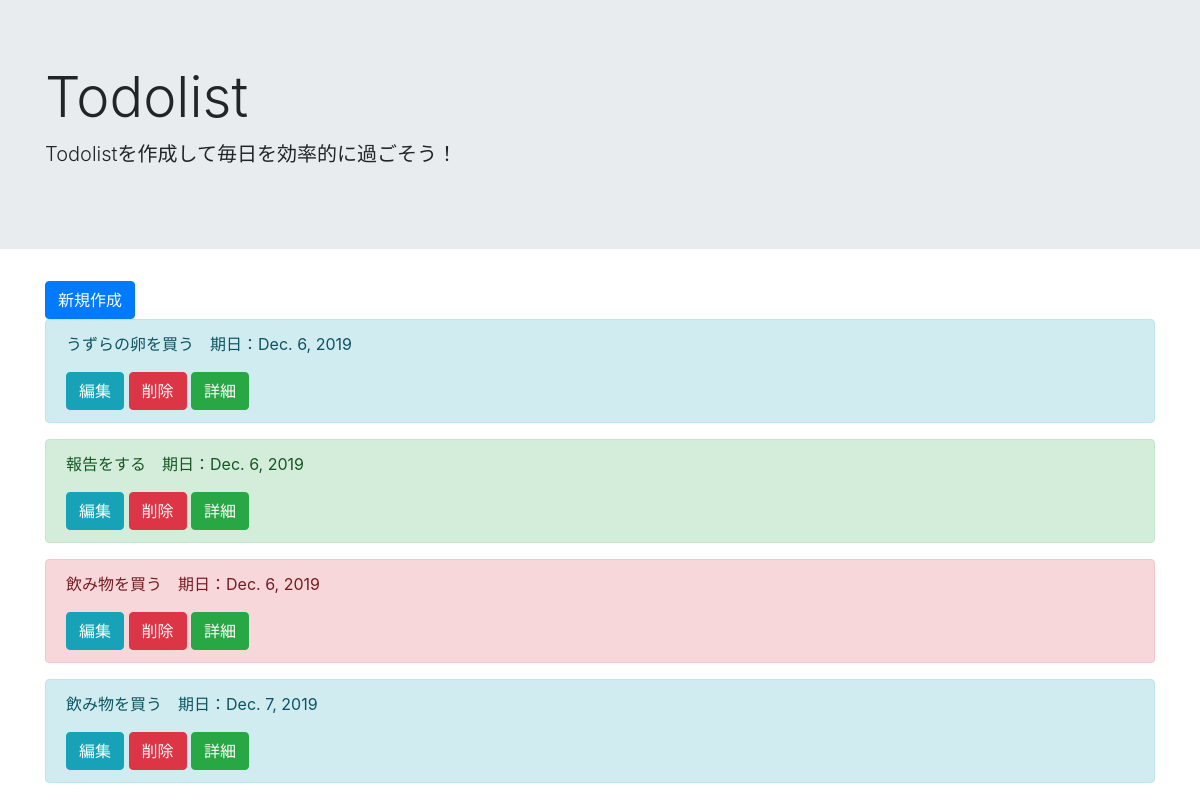
The page /list/ on the database as committed earlier.
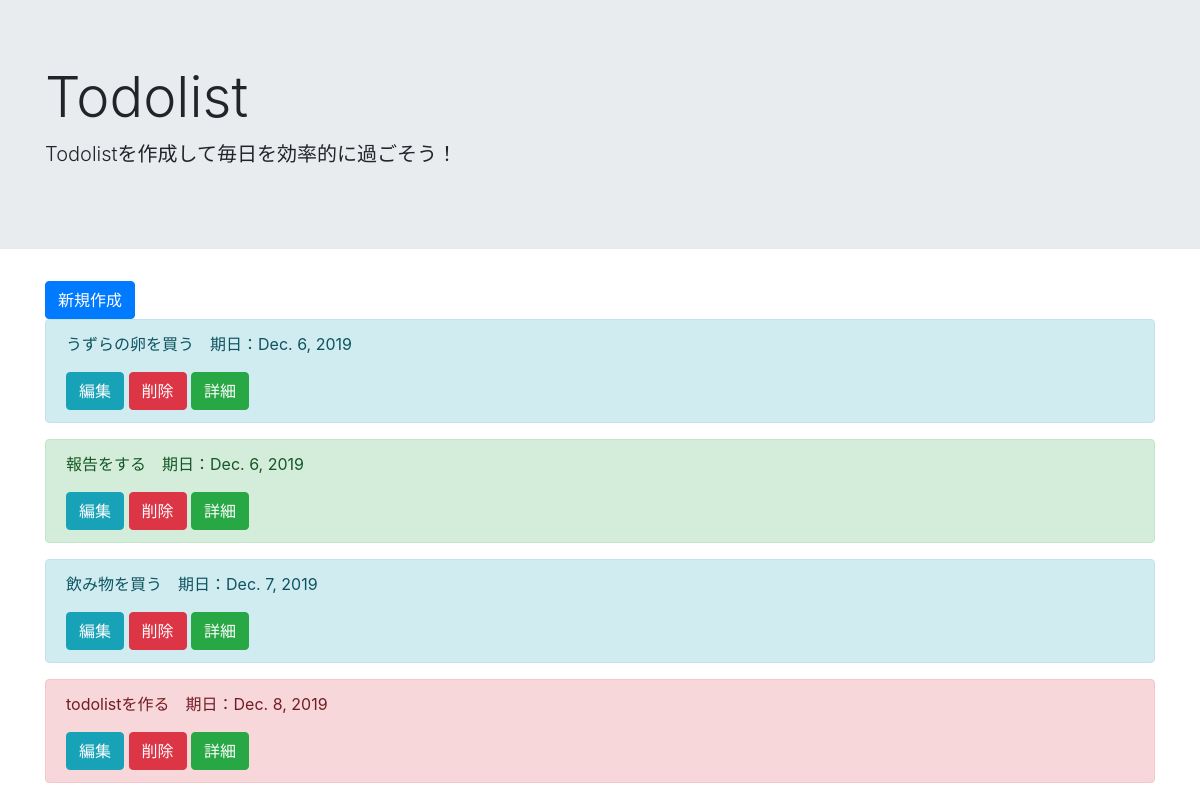
The same page on the database as committed later.
### todo/models.py (models this page shows, shortened)
class TodoModel(models.Model):
    title = models.CharField(max_length = 100)
    memo = models.TextField()
    priority = models.CharField(
        max_length = 50,
        choices = PRIORITY
    )
    duedate = models.DateField()

### todo/views.py (the view)
# urls.py: path('list/', TodoList.as_view(), name = 'list'),
class TodoList(ListView):
    template_name = 'list.html'
    model = TodoModel

### templates/list.html
{% extends 'base.html' %}
{% block header %}
  <div class="jumbotron jumbotron-fluid">
    <div class="container">
      <h1 class="display-4">Todolist</h1>
      <p class="lead">Todolistを作成して毎日を効率的に過ごそう！</p>
    </div>
  </div>
{% endblock header %}
{% block content %}
<div class='container'>
  <a href="{% url 'create' %}" class="btn btn-primary" tabindex="-1" role="button" aria-disabled="true">新規作成</a>
      {% for item in object_list %}
        <div class="alert alert-{{ item.priority }}" role="alert">
          <p>{{ item.title }}　期日：{{ item.duedate }}</p>
          <a href="{% url 'update' item.pk %}" class="btn btn-info" tabindex="-1" role="button" aria-disabled="true">編集</a>
          <a href="{% url 'delete' item.pk %}" class="btn btn-danger" tabindex="-1" role="button" aria-disabled="true">削除</a>
          <a href="{% url 'detail' item.pk %}" class="btn btn-success" tabindex="-1" role="button" aria-disabled="true">詳細</a>
        </div>
      {% endfor %}
</div>
{% endblock content %}

### templates/base.html (shortened to what this page needs)
<!doctype html>
<html lang="en">
  <head>
    <link rel="stylesheet" href="https://stackpath.bootstrapcdn.com/bootstrap/4.4.1/css/bootstrap.min.css">
  </head>
  <body>
    {% block header %}
    {% endblock header %}
    {% block content %}
    {% endblock content %}
  </body>
</html>

Rows that differ between the two databases and show on the page:
removed TodoModel: title "飲み物を買う", duedate "Dec. 6, 2019", priority "danger" (drawn)
added TodoModel: title "todolistを作る", duedate "Dec. 8, 2019", priority "danger" (drawn)
